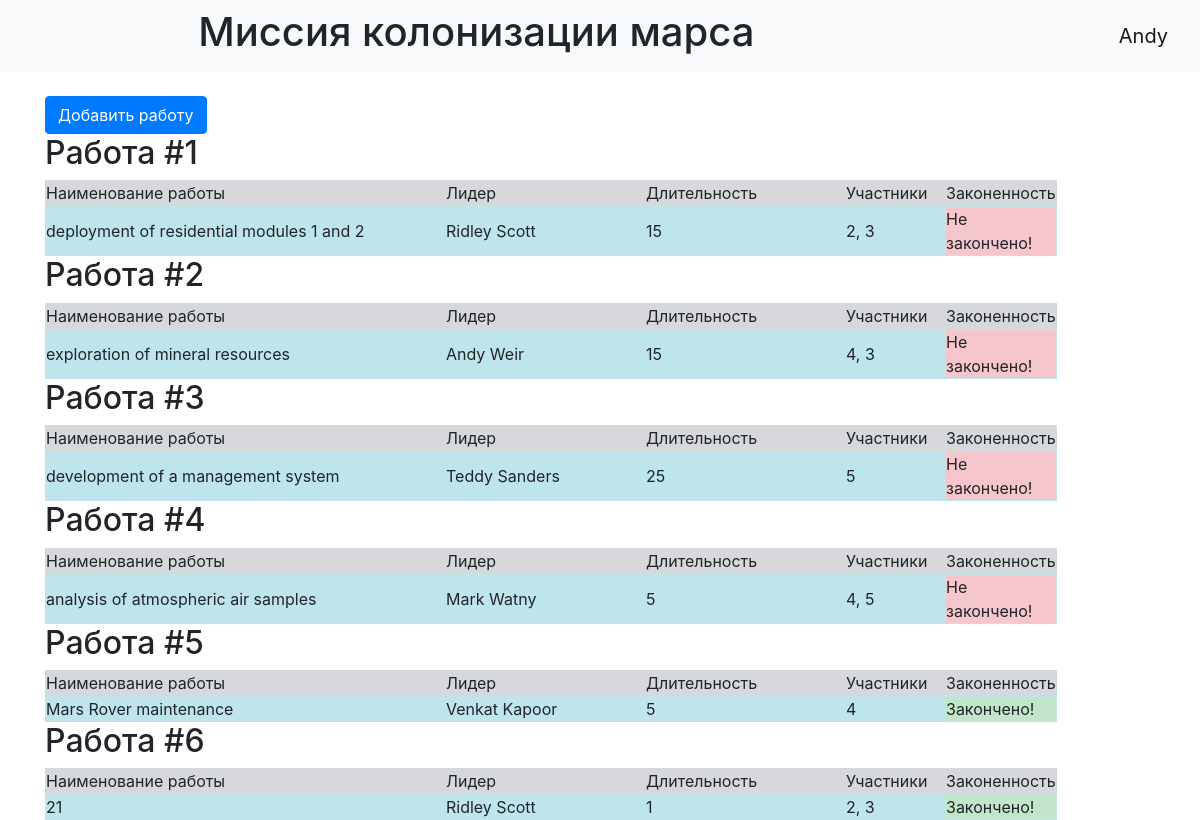
Screenshot of /index (signed in) with the database file from the repository.
### data/users.py (models this page shows, shortened)
class User(SqlAlchemyBase, UserMixin, SerializerMixin):
    __tablename__ = 'users'
    id = sqlalchemy.Column(sqlalchemy.Integer,
                           primary_key=True, autoincrement=True)
    surname = sqlalchemy.Column(sqlalchemy.String, nullable=True)
    name = sqlalchemy.Column(sqlalchemy.String, nullable=True)
    age = sqlalchemy.Column(sqlalchemy.Integer, nullable=True)
    position = sqlalchemy.Column(sqlalchemy.String, nullable=True)
    speciality = sqlalchemy.Column(sqlalchemy.String, nullable=True)
    address = sqlalchemy.Column(sqlalchemy.String, nullable=True)
    email = sqlalchemy.Column(sqlalchemy.String, unique=True)
    hashed_password = sqlalchemy.Column(sqlalchemy.String, nullable=True)
    modified_date = sqlalchemy.Column(sqlalchemy.DateTime, default=datetime.datetime.now)
    jobs = orm.relation('Jobs', back_populates='leader')

### data/jobs.py (models this page shows, shortened)
class Jobs(SqlAlchemyBase, SerializerMixin):
    __tablename__ = 'jobs'
    id = sqlalchemy.Column(sqlalchemy.Integer, autoincrement=True, primary_key=True)
    team_leader = sqlalchemy.Column(sqlalchemy.Integer, sqlalchemy.ForeignKey("users.id"),
                                    nullable=True)
    job = sqlalchemy.Column(sqlalchemy.String, nullable=True)
    work_size = sqlalchemy.Column(sqlalchemy.Integer, nullable=True)
    collaborators = sqlalchemy.Column(sqlalchemy.String, nullable=True)
    end_date = sqlalchemy.Column(sqlalchemy.DateTime, nullable=True, default=datetime.datetime.now)
    is_finished = sqlalchemy.Column(sqlalchemy.Boolean, nullable=True)
    leader = orm.relation('User')

### main.py (the view)
@app.route('/')
@app.route('/index')
def index():
    db_sess = db_session.create_session()
    users = db_sess.query(User).all()
    jobs = db_sess.query(Jobs).all()
    names = {user.id: [user.name, user.surname] for user in users}
    return render_template("index.html", names=names, jobs=jobs)

### data/db_session.py (called while the page is built)
def create_session() -> Session:
    global __factory
    return __factory()

### main.py (called while the page is built)
@login_manager.user_loader
def load_user(user_id):
    db_sess = db_session.create_session()
    return db_sess.query(User).get(user_id)

### templates/index.html
{% extends "base.html" %}
{% block content %}
<br>
<a class="btn btn-primary" href="/add_job">Добавить работу</a>
{% for job in jobs %}
<h2>Работа #{{job.id}}</h2>
<table>
    <tr class="table-secondary">
        <td class="table-secondary" width="400px">
            <div>Наименование работы</div>
        </td>
        <td class="table-secondary" width="200px">
            <div>Лидер</div>
        </td>
        <td class="table-secondary" width="200px">
            <div>Длительность</div>
        </td>
        <td class="table-secondary" width="100px">
            <div>Участники</div>
        </td>
        <td class="table-secondary" width="100px">
            <div>Законенность</div>
        </td>
    </tr>
    <tr class="table-info">
        <td class="table-info" width="400px">
            <div>{{job.job}}</div>
        </td>
        <td class="table-info" width="200px">
            <div>{{names[job.team_leader][0]}} {{names[job.team_leader][1]}}</div>
        </td>
        <td class="table-info" width="200px">
            <div>{{job.work_size}}</div>
        </td>
        <td class="table-info" width="100px">
            <div>{{job.collaborators}}</div>
        </td>
        <td class="table-info" width="100px">
            {%if not job.is_finished%}
            <div class="table-danger">Не закончено!</div>
            {%else%}
            <div class="table-success">Закончено!</div>
            {%endif%}
        </td>
    </tr>
</table>
{% endfor %}
{% endblock %}

### templates/base.html (shortened to what this page needs)
<!doctype html>
<html lang="en">
<head>
    <link rel="stylesheet"
          href="https://stackpath.bootstrapcdn.com/bootstrap/4.4.1/css/bootstrap.min.css"
>
</head>
<body>
<header>
    <nav class="navbar navbar-light bg-light">
         <p align="center">
            <h1>Миссия колонизации марса</h1>
        </p>
        {% if current_user.is_authenticated %}
        <a class="navbar-brand" href="/logout">{{ current_user.name }}</a>
        {% else %}
        <p>
            <a class="btn btn-primary " href="/register">Зарегистрироваться</a>
            <a class="btn btn-success" href="/login">Войти</a>
        </p>
        {% endif %}
    </nav>
</header>
<main role="main" class="container">
    {% block content %}{% endblock %}
</main>
</body>
</html>

### rows the page displays
User: name "Andy"
Jobs: id "1", job "deployment of residential modules 1 and 2", team_leader.name "Ridley", team_leader.surname "Scott", work_size "15", collaborators "2, 3", is_finished "Не закончено!"
Jobs: id "2", job "exploration of mineral resources", team_leader.name "Andy", team_leader.surname "Weir", work_size "15", collaborators "4, 3", is_finished "Не закончено!"
Jobs: id "3", job "development of a management system", team_leader.name "Teddy", team_leader.surname "Sanders", work_size "25", collaborators "5", is_finished "Не закончено!"
Jobs: id "4", job "analysis of atmospheric air samples", team_leader.name "Mark", team_leader.surname "Watny", work_size "5", collaborators "4, 5", is_finished "Не закончено!"
Jobs: id "5", job "Mars Rover maintenance", team_leader.name "Venkat", team_leader.surname "Kapoor", work_size "5", collaborators "4", is_finished "Закончено!"
Jobs: id "6", job "21", team_leader.name "Ridley", team_leader.surname "Scott", work_size "1", collaborators "2, 3", is_finished "Закончено!"
